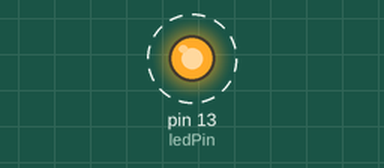
This sketch was run on a simulated Arduino Uno, built with avr-gcc and run on an emulated ATmega328P. Shown: output pins drawn as LEDs (lit = HIGH). Dashed ring = blinking.

Above: at 0.5 s.
Timing chart, 0 to 4.6 s (numbered marks = the images above):
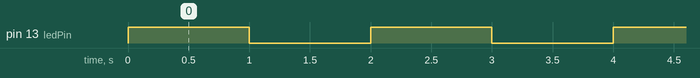

The sketch:

LED_BLINK.ino
```cpp
int ledPin, delayTime;
void setup() {
  // put your setup code here, to run once:
  ledPin = 13;
  delayTime = 1000;
  pinMode(ledPin, OUTPUT);
}

void loop() {
  // put your main code here, to run repeatedly:
  digitalWrite(ledPin, HIGH);
  delay(delayTime);
  digitalWrite(ledPin, LOW);
  delay(delayTime);
}
```

Measured:
- by itself, pin 13 (ledPin): alternates HIGH for 1.0 s and LOW for 1.0 s
